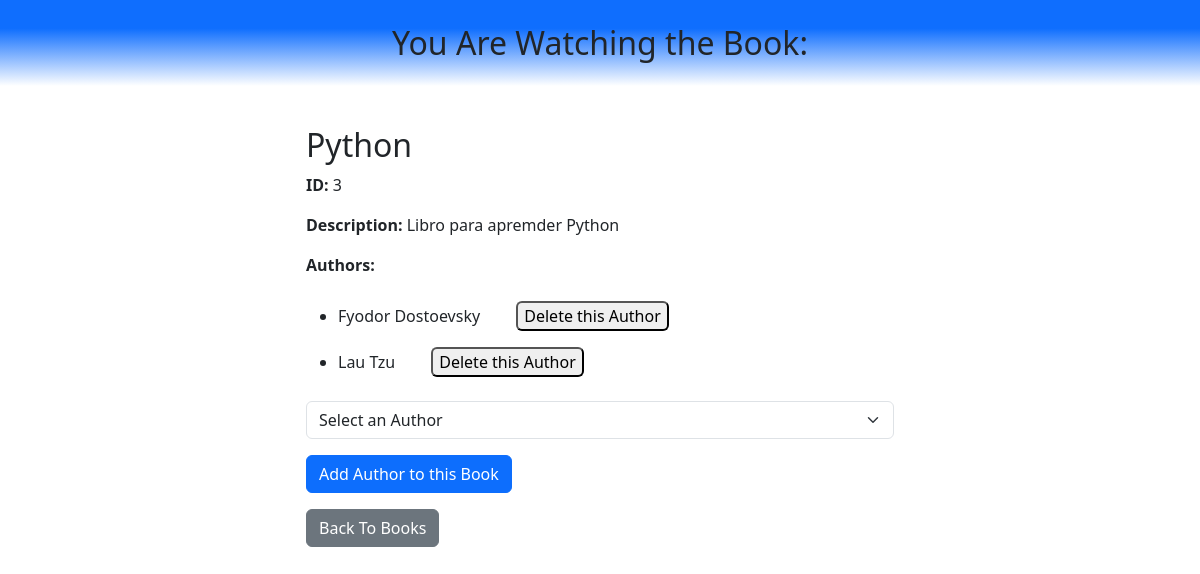
Page /books/3 on the committed database.
### books_authors_app/models.py (models this page shows, shortened)
class Book(models.Model):
    title=models.CharField(max_length=255)
    desc=models.TextField()
    created_at=models.DateTimeField(auto_now_add=True)
    updated_at=models.DateTimeField(auto_now=True)

class Author(models.Model):
    first_name=models.CharField(max_length=45)
    last_name=models.CharField(max_length=45)
    books=models.ManyToManyField(Book, related_name="authors")
    notes=models.TextField(null=True)
    created_at=models.DateTimeField(auto_now_add=True)
    updated_at=models.DateTimeField(auto_now=True)

### books_authors_app/views.py (the view)
# urls.py: path("books/<int:bookId>", views.showBook),
def showBook(request, bookId):
    bookInfo=Book.objects.get(id=bookId)#traigo el objeto por el id que llega en la url
    title=bookInfo.title #extaigo del objeto lo que voy a utillizr y lo guardo en la variable
    desc=bookInfo.desc
    bookAuthors=bookInfo.authors.all()#traigo todos los autores de este libro(objeto)
    allAuthors=Author.objects.all()#traigo todos los autores (para el menu desplegable)
    context={
        "bookId": bookId,
        "title": title,
        "desc": desc,
        "bookAuthors":bookAuthors,
        "allAuthors": allAuthors
    }
    if request.method=='POST':
        chosenAuthor=request.POST["chooseAuthor"]
        bookInfo.authors.add(chosenAuthor)    #agrego un autor a este libro
    return render(request, "books.html", context)

### books_authors_app/templates/books.html (shortened to what this page needs)
<!DOCTYPE html>
<html lang="en">
<head>
    {% load django_bootstrap5 %}
    {% bootstrap_css %}
    {% load static %}
    <link rel="stylesheet" href="{% static 'styles.css' %}">
</head>
<body>
    <h2 class="text-center mb-3 blue-bg-gd p-4">You Are Watching the Book:</h2>
    <div class="row">
        <div class="container col-6 my-4">
            <h2>{{title}}</h2>
            <p><strong>ID: </strong>{{bookId}}</p>
            <p><strong>Description: </strong>{{desc}}</p>
            <p><strong>Authors:</strong>
                <ul>
                    {% for author in bookAuthors%}
                        <li>{{author.first_name}} {{author.last_name}}
                            <form action="deleteAuthor/{{author.id}}" method="POST" style="display:inline-block;" class="mx-4">
                                <input type="submit" value="Delete this Author" class="btn-danger m-2 rounded-2"></input>
                            </form>
                        </li>
                    {% endfor %}
                </ul>
            </p>
            <form action="{{bookId}}" method="POST">
                <select name="chooseAuthor" class="form-select" aria-label="Default select example">
                    <option selected>Select an Author</option>
                </select>
                <button type="submit" class="btn btn-primary my-3">Add Author to this Book</button>
            </form>
            <form action="/">
                <button type="submit" class="btn btn-secondary">Back To Books</button>
            </form>
        </div>
    </div>
</body>
</html>

### books_authors_app/static/styles.css (style rules this page uses)
.blue-bg-gd { background: rgb(15,110,254); background: linear-gradient(180deg, rgba(15,110,254,1) 33%, rgba(255,255,255,1) 100%) }

### rows in the picture
Book: title "Python", desc "Libro para apremder Python"
Author: first_name "Fyodor", last_name "Dostoevsky"
Author: first_name "Lau", last_name "Tzu"

### other values in the picture
{{ bookId }} "3"
